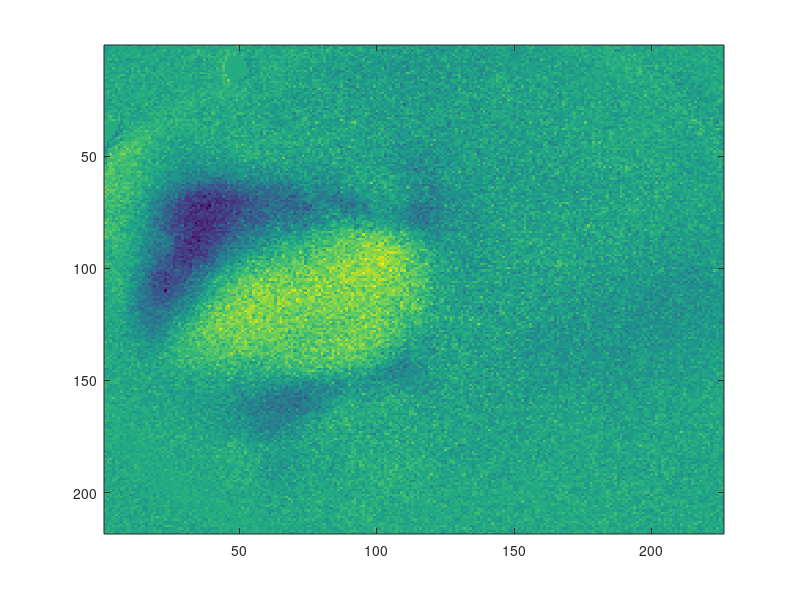

MATLAB code for this plot: (Note: this script raises an error after producing the figure.)
%This scripts simulates raw data based on L54 provided by Callaway lab
% Grace Hwang
% Origination 1/19/2018

dbstop if error
close all; clear all; 
cd('C:\Users\Ingie\Documents\imager_data\L54');
%fileStruct=dir('*grab*.mat');
%load(fileStruct(1).name);
%grabim = grab.img;
load('L54_000_001.mat'); %f1m struct appears with two cells
%revert to real image first
im_real=real(f1m{1});
figure; imagesc(im_real);
ana=load('L54_u000_001.analyzer', '-mat')
numIm = length(ana.syncInfo1.acqSyncs);
sizeIm=size(im_real) % returns image size %1870
tens=zeros(sizeIm(1),sizeIm(2), numIm); %rows=218, col=226 [row, col]
for i = 1:numIm
    tens(:,:,i)=im_real;        
end
%imagesc(squeeze(angle(tens(:,:,1))));
figure; imagesc(squeeze(tens(:,:,1)));
tens(100,:,1)=size(repmat(max(max(im_real)),sizeIm(1)),1);
%        for k= 1:sizeIm(2)% col
 